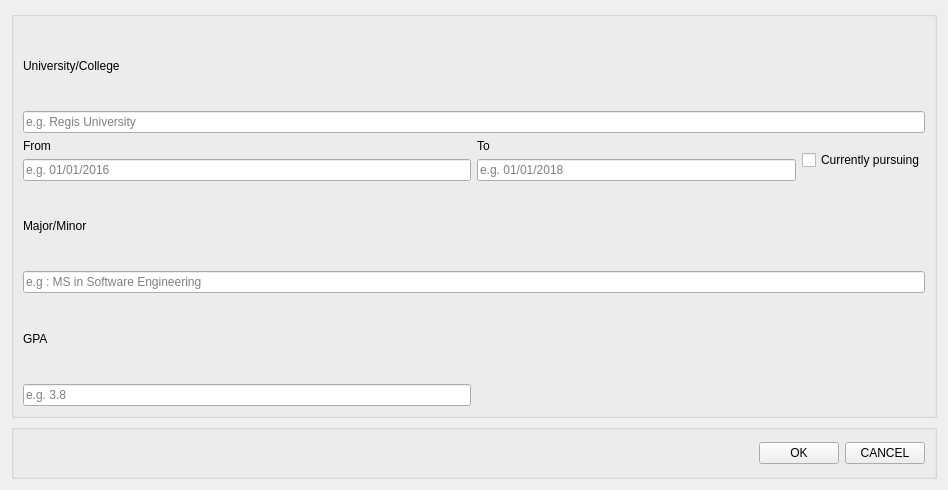
<?xml version="1.0" encoding="UTF-8"?>
<ui version="4.0">
 <class>educationDetails</class>
 <widget class="QWidget" name="educationDetails">
  <property name="geometry">
   <rect>
    <x>0</x>
    <y>0</y>
    <width>948</width>
    <height>490</height>
   </rect>
  </property>
  <property name="windowTitle">
   <string>Form</string>
  </property>
  <layout class="QGridLayout" name="gridLayout_3">
   <item row="0" column="0">
    <widget class="QGroupBox" name="groupBox">
     <property name="title">
      <string/>
     </property>
     <layout class="QGridLayout" name="gridLayout">
      <item row="0" column="0" colspan="2">
       <layout class="QVBoxLayout" name="verticalLayout_5">
        <item>
         <widget class="QLabel" name="label_18">
          <property name="text">
           <string>University/College</string>
          </property>
         </widget>
        </item>
        <item>
         <widget class="QLineEdit" name="lineEdit_6">
          <property name="placeholderText">
           <string>e.g. Regis University</string>
          </property>
         </widget>
        </item>
       </layout>
      </item>
      <item row="1" column="0">
       <layout class="QVBoxLayout" name="verticalLayout_3">
        <item>
         <widget class="QLabel" name="label_19">
          <property name="text">
           <string>From</string>
          </property>
         </widget>
        </item>
        <item>
         <widget class="QLineEdit" name="lineEdit_8">
          <property name="placeholderText">
           <string>e.g. 01/01/2016</string>
          </property>
         </widget>
        </item>
       </layout>
      </item>
      <item row="1" column="1">
       <layout class="QHBoxLayout" name="horizontalLayout">
        <item>
         <layout class="QVBoxLayout" name="verticalLayout_4">
          <item>
           <widget class="QLabel" name="label_20">
            <property name="text">
             <string>To</string>
            </property>
           </widget>
          </item>
          <item>
           <widget class="QLineEdit" name="lineEdit_7">
            <property name="placeholderText">
             <string>e.g. 01/01/2018</string>
            </property>
           </widget>
          </item>
         </layout>
        </item>
        <item>
         <widget class="QCheckBox" name="checkBox_2">
          <property name="text">
           <string>Currently pursuing</string>
          </property>
         </widget>
        </item>
       </layout>
      </item>
      <item row="2" column="0" colspan="2">
       <layout class="QVBoxLayout" name="verticalLayout_2">
        <item>
         <widget class="QLabel" name="label_21">
          <property name="text">
           <string>Major/Minor</string>
          </property>
         </widget>
        </item>
        <item>
         <widget class="QLineEdit" name="lineEdit_9">
          <property name="placeholderText">
           <string>e.g : MS in Software Engineering</string>
          </property>
         </widget>
        </item>
       </layout>
      </item>
      <item row="3" column="0">
       <layout class="QVBoxLayout" name="verticalLayout">
        <item>
         <widget class="QLabel" name="label_23">
          <property name="text">
           <string>GPA</string>
          </property>
         </widget>
        </item>
        <item>
         <widget class="QLineEdit" name="lineEdit_10">
          <property name="placeholderText">
           <string>e.g. 3.8</string>
          </property>
         </widget>
        </item>
       </layout>
      </item>
     </layout>
    </widget>
   </item>
   <item row="1" column="0">
    <widget class="QGroupBox" name="groupBox_2">
     <property name="maximumSize">
      <size>
       <width>16777215</width>
       <height>55</height>
      </size>
     </property>
     <property name="title">
      <string/>
     </property>
     <layout class="QGridLayout" name="gridLayout_2">
      <item row="0" column="0">
       <layout class="QHBoxLayout" name="horizontalLayout_2">
        <item>
         <spacer name="horizontalSpacer">
          <property name="orientation">
           <enum>Qt::Horizontal</enum>
          </property>
          <property name="sizeHint" stdset="0">
           <size>
            <width>40</width>
            <height>20</height>
           </size>
          </property>
         </spacer>
        </item>
        <item>
         <widget class="QPushButton" name="pushButton">
          <property name="text">
           <string>OK</string>
          </property>
         </widget>
        </item>
        <item>
         <widget class="QPushButton" name="pushButton_2">
          <property name="text">
           <string>CANCEL</string>
          </property>
         </widget>
        </item>
       </layout>
      </item>
     </layout>
    </widget>
   </item>
  </layout>
 </widget>
 <resources/>
 <connections/>
</ui>
